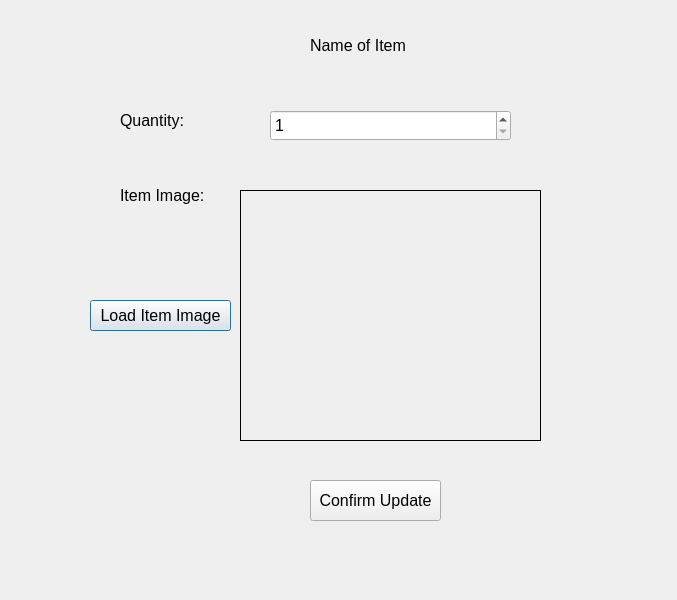
<?xml version="1.0" encoding="UTF-8"?>
<ui version="4.0">
 <class>UpdateItemDialog</class>
 <widget class="QDialog" name="UpdateItemDialog">
  <property name="geometry">
   <rect>
    <x>0</x>
    <y>0</y>
    <width>677</width>
    <height>600</height>
   </rect>
  </property>
  <property name="windowTitle">
   <string>Dialog</string>
  </property>
  <widget class="QLabel" name="lbl_item_name">
   <property name="geometry">
    <rect>
     <x>310</x>
     <y>30</y>
     <width>101</width>
     <height>31</height>
    </rect>
   </property>
   <property name="font">
    <font>
     <pointsize>12</pointsize>
    </font>
   </property>
   <property name="text">
    <string>Name of Item</string>
   </property>
  </widget>
  <widget class="QLabel" name="label">
   <property name="geometry">
    <rect>
     <x>120</x>
     <y>110</y>
     <width>81</width>
     <height>21</height>
    </rect>
   </property>
   <property name="font">
    <font>
     <pointsize>12</pointsize>
    </font>
   </property>
   <property name="text">
    <string>Quantity:</string>
   </property>
  </widget>
  <widget class="QLabel" name="label_2">
   <property name="geometry">
    <rect>
     <x>120</x>
     <y>180</y>
     <width>101</width>
     <height>31</height>
    </rect>
   </property>
   <property name="font">
    <font>
     <pointsize>12</pointsize>
    </font>
   </property>
   <property name="text">
    <string>Item Image:</string>
   </property>
  </widget>
  <widget class="QSpinBox" name="sb_quantity">
   <property name="geometry">
    <rect>
     <x>270</x>
     <y>110</y>
     <width>241</width>
     <height>31</height>
    </rect>
   </property>
   <property name="font">
    <font>
     <pointsize>12</pointsize>
    </font>
   </property>
   <property name="minimum">
    <number>1</number>
   </property>
   <property name="maximum">
    <number>1000</number>
   </property>
  </widget>
  <widget class="QLabel" name="lbl_image">
   <property name="geometry">
    <rect>
     <x>240</x>
     <y>190</y>
     <width>301</width>
     <height>251</height>
    </rect>
   </property>
   <property name="font">
    <font>
     <pointsize>8</pointsize>
    </font>
   </property>
   <property name="frameShape">
    <enum>QFrame::Panel</enum>
   </property>
   <property name="text">
    <string/>
   </property>
  </widget>
  <widget class="QPushButton" name="btn_load_item_image">
   <property name="geometry">
    <rect>
     <x>90</x>
     <y>300</y>
     <width>141</width>
     <height>31</height>
    </rect>
   </property>
   <property name="font">
    <font>
     <pointsize>12</pointsize>
    </font>
   </property>
   <property name="text">
    <string>Load Item Image</string>
   </property>
  </widget>
  <widget class="QPushButton" name="btn_confirm_update">
   <property name="geometry">
    <rect>
     <x>310</x>
     <y>480</y>
     <width>131</width>
     <height>41</height>
    </rect>
   </property>
   <property name="font">
    <font>
     <pointsize>12</pointsize>
    </font>
   </property>
   <property name="text">
    <string>Confirm Update</string>
   </property>
  </widget>
 </widget>
 <resources/>
 <connections/>
</ui>
